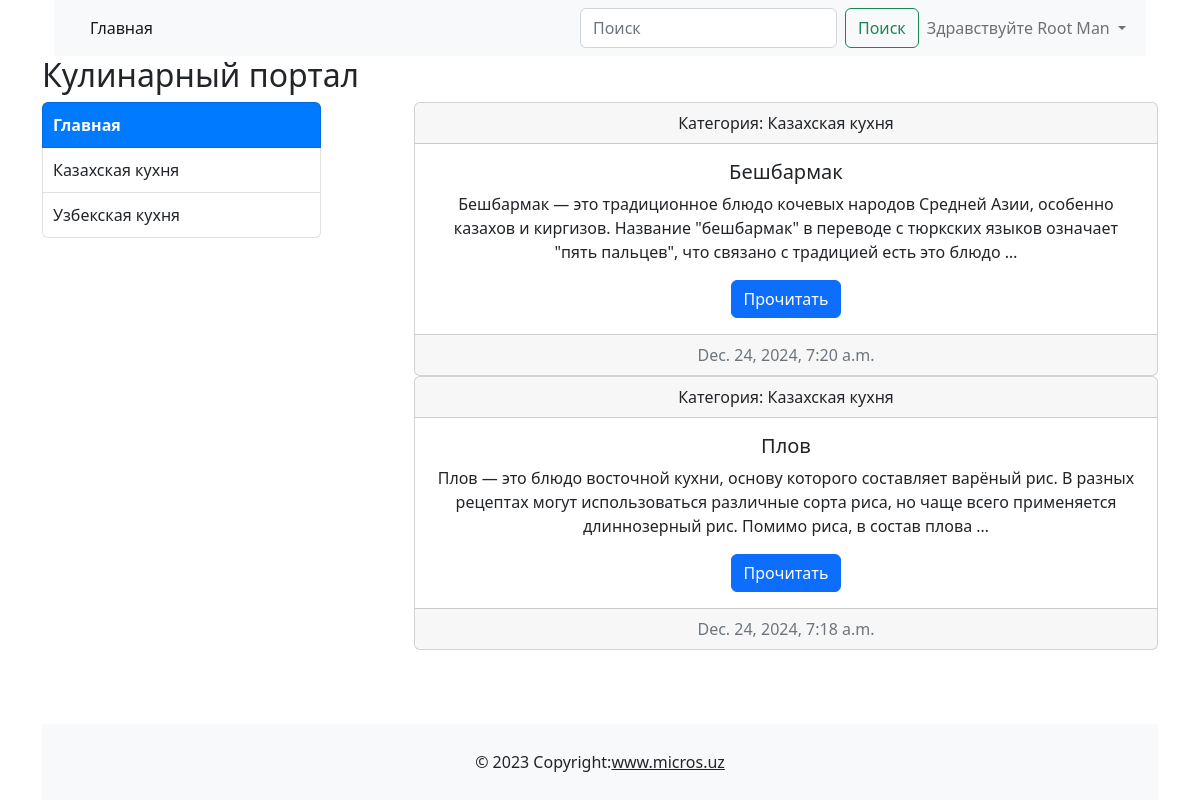
Screenshot of / (signed in) with the database file from the repository.
### users/models.py (models this page shows)
class CustomUser(AbstractUser):
    image = models.ImageField(upload_to='profile_images/%Y/%m/%d', blank=True, null=True)
    phonenumber = models.CharField(max_length=13, blank=True, null=True)
    address = models.CharField(max_length=100, blank=True, null=True)
    def __str__(self):
        return self.get_full_name()

### main/models.py (models this page shows, shortened)
class Category(models.Model):
    name= models.CharField(max_length=100, unique=True)
    slug = models.SlugField(max_length=100, unique=True)
    def get_absolute_url(self):
        return reverse('main:category', kwargs={"category_slug": self.slug})

class Post(models.Model):
    title = models.CharField(max_length=255, unique=True)
    slug = models.SlugField(max_length=255, unique=True)
    photo = models.ImageField(upload_to='photo/%y/%m/%d', blank=True, null=True)
    author = models.ForeignKey(CustomUser, on_delete=models.CASCADE)
    category = models.ForeignKey('Category', on_delete=models.CASCADE, related_name='posts')
    content = models.TextField()
    created_at = models.DateTimeField(auto_now_add=True)
    updated_at = models.DateTimeField(auto_now=True)
    available = models.BooleanField(default=True)
    class Meta:
        ordering = ['-created_at']
        verbose_name = 'Post'
        verbose_name_plural = 'Posts'
    def get_absolute_url(self):
        return reverse("main:detail_page", kwargs={"post_slug": self.slug})

### main/views.py (the view)
# urls.py: path('', views.index, name='index'),
def index(request, category_slug=None):
    category = None
    categories = Category.objects.all()
    posts = Post.objects.filter(available=True)
    if category_slug:
        category = get_object_or_404(Category, slug=category_slug)
        posts = posts.filter(category=category)
    data = {
        'title': 'Home',
        'posts': posts,
        'categories': categories,
        'category': category
    }
    return render(request, 'main/index.html', data)

### main/templates/main/index.html (shortened to what this page needs)
{% extends "base.html" %}
{% load static %}
{% block content %}
            <h2>Кулинарный портал</h2>
            <div class="d-flex justify-content-between">
                <div class="col-3">
                    <ul class="list-group">
                        <li class="list-group-item {% if not category %}selected{% endif %}">
                            <a href="{% url 'main:index' %}">Главная</a>
                        </li>
                        {% for c in categories %}
                            <li class="list-group-item {% if c.slug == category.slug %}selected{% endif %}">
                                <a href="{{ c.get_absolute_url }}" class="list-group-item-action">{{ c.name }}</a>
                            </li>
                        {% endfor %}
                    </ul>
                </div>
                <div class="col-8">
                     {% for post in posts %}
                        <div class="card text-center"><div class="card-header">Категория: {{post.category.name}}</div>
                            <div class="card-body"><h5 class="card-title">{{ post.title }}</h5><p class="card-text">{{ post.content|truncatewords:30 }}</p><a href="{{ post.get_absolute_url }}" class="btn btn-primary">Прочитать</a></div>
                            <div class="card-footer text-muted">{{ post.updated_at }}</div>
                        </div>
                     {% endfor %}
            </div>
{% endblock content %}

### templates/base.html (shortened to what this page needs)
{% load static %}
<!doctype html>
<html lang="en">
<head>
    <link href="https://cdn.jsdelivr.net/npm/bootstrap@5.2.3/dist/css/bootstrap.min.css" rel="stylesheet">
    <link rel="stylesheet" href="{% static "main/css/styles.css" %}">
</head>
<body>
    <div class="container">
        <header>
            <div class="container">
                {% block header %}
                    <nav class="navbar navbar-expand-lg bg-light">
                        <div class="container-fluid">
                            <div class="collapse navbar-collapse" id="navbarSupportedContent">
                                <ul class="navbar-nav me-auto mb-2 mb-lg-0"><li class="nav-item"><a class="nav-link active" aria-current="page" href="{% url "main:index" %}">Главная</a></li></ul>
                                <div class="d-flex">
                                    <form class="d-flex" role="search" method="get" action="#!">
                                        <input name="q" class="form-control me-2" type="search" placeholder="Поиск" aria-label="Поиск">
                                        <button class="btn btn-outline-success" type="submit">Поиск</button>
                                    </form>
                                    <ul class="navbar-nav me-auto mb-2 mb-lg-0">
                                        <li class="nav-item dropdown">
                                            {% if user.is_authenticated %}
                                                <a class="nav-link dropdown-toggle" href="#" id="navbarDropdown" role="button"
                                                data-bs-toggle="dropdown" aria-expanded="false">
                                                    Здравствуйте {{user}}
                                                </a>
                                            {% else %}
                                            <div class="d-flex align-items-center">
                                                <a class="nav-link" href="{% url 'users:login' %}">Войти</a>
                                                <a class="nav-link" href="#">Регистрация</a>
                                            </div>
                                            {% endif %}
                                        </li>
                                    </ul>
                                </div>
                            </div>
                        </div>
                    </nav>
                {% endblock header %}
            </div>
        </header>
        <main>
            {% block content %}
            {% endblock content %}
        </main>
         {% block footer %}
            <footer class="bg-light text-center text-lg-start">
                <div class="text-center p-3" style="background-color: rgba(0, 0, 0, 0);">© 2023 Copyright:<a class="text-dark" href="https://mdbootstrap.com/">www.micros.uz</a></div>
            </footer>
         {% endblock footer %}
    </div>
</body>
</html>

### main/static/main/css/styles.css (style rules this page uses)
html, body { height: 100%; margin: 0; display: flex; flex-direction: column; }
.container { flex: 1; display: flex; flex-direction: column; }
main { flex: 1; }
footer { background-color: #f8f9fa; padding: 10px 0; text-align: center; }
.list-group-item { padding: 10px; background-color: transparent; }
.list-group-item a { text-decoration: none; color: inherit; background-color: transparent; }
.selected { background-color: #007bff; color: white; font-weight: bold; }
.selected a { color: white; text-decoration: none; background-color: transparent; }

### rows the page displays
CustomUser: first_name+last_name "Root Man"
Category: name "Казахская кухня"
Category: name "Узбекская кухня"
Post: category.name "Казахская кухня", title "Бешбармак", content "Бешбармак — это традиционное блюдо кочевых народов Средней Азии, особенно казахов и киргизов. Название \"бешбармак\" в переводе с тюркских языков означает \"пять пальцев\", что связано с традицией есть это блюдо …", updated_at "Dec. 24, 2024, 7:20 a.m."
Post: category.name "Казахская кухня", title "Плов", content "Плов — это блюдо восточной кухни, основу которого составляет варёный рис. В разных рецептах могут использоваться различные сорта риса, но чаще всего применяется длиннозерный рис. Помимо риса, в состав плова …", updated_at "Dec. 24, 2024, 7:18 a.m."
